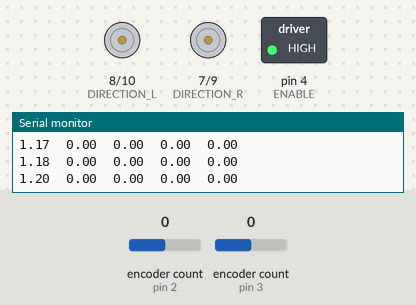
The sketch below on a simulated Arduino Uno, built with avr-gcc and run on an emulated ATmega328P. Parts: direction and speed pins drawn as motors (green arrow = direction pin HIGH = forward, orange = LOW = backward, longer = more drive), switched loads named in the sketch (green lamp = pin HIGH), the last lines printed to the serial monitor. The inputs (shaded band) are chosen by the test bench; at power-on: encoder count (sensors on pin 2, pin 3) 0.

Above: at 1.2 s.
1.3 s: encoder count (sensor on pin 2) set to 1
At 3.16 s:
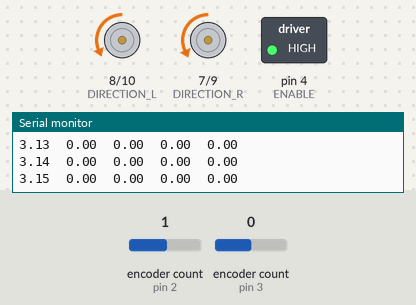
At 4.1 s:
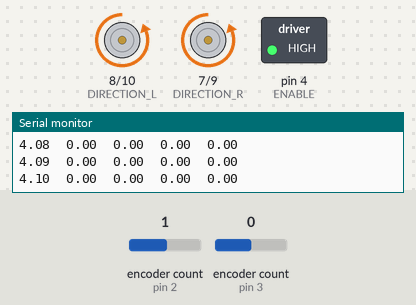
Timing chart, 0 to 5.6 s (numbered marks = the images above; inputs shaded):
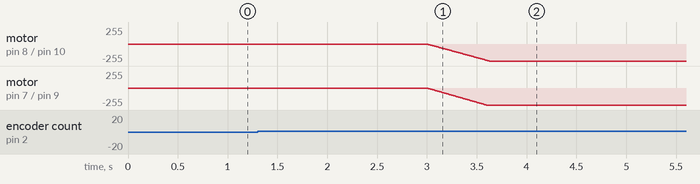

The sketch:

IdentifySpeedLR.ino
```cpp
/* IdentifySpeedLR.ino
 *
 * Purpose : This code is used to determine the transfer function for voltage to
 * robot speed for each wheel.
 *
 */

 // libraries
#include <Encoder.h>

// constants
#define SAMPLE_TIME     10    // sampling time in milliseconds
#define STEP_VOLTAGE    5     // step voltage into the motor
#define MAX_VOLTAGE     7.5   // maximum voltage of the input into the motor
#define WHEEL_RADIUS    0.075   // radius of wheel in meters
#define RAD_IN_DEG      0.01745329  // used for converting degrees to radians.
#define START_DELAY     3000  // start delay in millisconds

// pins
#define CHANNEL_RA      2     // encoder input pin for right motor channel A
#define CHANNEL_LA      3     // encoder input pin for left motor channel A
#define CHANNEL_RB      5     // encoder input pin for right motor channel B
#define CHANNEL_LB      6     // encoder input pin for left motor channel B
#define ENABLE          4     // enables right motor

#define DIRECTION_R     7     // right motor direction
#define DIRECTION_L     8     // left motor direction
#define SPEED_R         9    // PWM pin for right motor speed
#define SPEED_L         10    // PWM pin for left motor speed

double KV_L = 0.4;
double KV_R = 0.4;
double KI_L = 10;
double KI_R = 10.5;
double desSpeed_L = 0;
double desSpeed_R = 0;
double errPos_L = 0;
double errPos_R = 0;
double errSpeed_R = 0;
double errSpeed_L = 0;
double voltage_R = 0;
double voltage_L = 0;
double actSpeed_R = 0;
double actSpeed_L = 0;
double actPos_R = 0;
double actPos_L = 0;
double desPos = 0;
double errSum_R = 0;
double errSum_L = 0;

// sets encoder functions
Encoder rightEnc(CHANNEL_RA, CHANNEL_RB);
Encoder leftEnc(CHANNEL_LA, CHANNEL_LB);

void setup() {

  // serial communication initialization
  Serial.begin(115200);

  // assigns pins as either inputs or outputs
  pinMode(CHANNEL_RA, INPUT);
  pinMode(CHANNEL_LA, INPUT);
  pinMode(CHANNEL_RB, INPUT);
  pinMode(CHANNEL_LB, INPUT);
  pinMode(ENABLE, OUTPUT);
  pinMode(DIRECTION_R, OUTPUT);
  pinMode(DIRECTION_L, OUTPUT);
  pinMode(SPEED_R, OUTPUT);
  pinMode(SPEED_L, OUTPUT);

  // enables motors
  digitalWrite(ENABLE, HIGH);

  // writes direction to motor
  digitalWrite(DIRECTION_R, LOW);
  digitalWrite(DIRECTION_L, LOW);

} // end of setup

void loop() {

    // static variables
    static unsigned long currentTime = 0;
    static double newDeg_R = 0;
    static double newDeg_L = 0;
    static double oldDeg_R = 0;
    static double oldDeg_L = 0;
    static double angVel_R = 0;
    static double angVel_L = 0;


    // measures time for delay
    currentTime = millis();

    // starts motor after appropriate time delay
    if (millis() >= START_DELAY) {
      desPos = 3;
    }

    // takes sample of angular velocity
    newDeg_R = ((double)rightEnc.read() * 360) / 3200;
    newDeg_L = ((double)leftEnc.read() * 360) / 3200;

    // calculates angular velocity and straightforward velocity
    angVel_R = (1000 * (newDeg_R - oldDeg_R)) / SAMPLE_TIME;
    angVel_L = (1000 * (newDeg_L - oldDeg_L)) / SAMPLE_TIME;
    actSpeed_R = WHEEL_RADIUS * angVel_R * RAD_IN_DEG;
    actSpeed_L = -WHEEL_RADIUS * angVel_L * RAD_IN_DEG;

    actPos_R = (((double)rightEnc.read() * 6.2832) / 3200)* WHEEL_RADIUS;
    actPos_L = (-1 *(((double)leftEnc.read() * 6.2832) / 3200)* WHEEL_RADIUS);

    errPos_R = desPos - actPos_R;
    errPos_L = desPos - actPos_L;

    desSpeed_R = errPos_R* KV_R;
    desSpeed_L = errPos_L* KV_L;

    errSpeed_R = desSpeed_R - actSpeed_R;
    errSpeed_L = desSpeed_L - actSpeed_L;

    errSum_R = ((errSpeed_R * SAMPLE_TIME) / 1000) + errSum_R;
    errSum_L = ((errSpeed_L * SAMPLE_TIME) / 1000) + errSum_L;

    voltage_R = errSum_R * KI_R;
    voltage_L = errSum_L * KI_L;

    if(voltage_R > MAX_VOLTAGE)voltage_R = MAX_VOLTAGE;
    else if(voltage_R < (-1*MAX_VOLTAGE))voltage_R = (-1 *MAX_VOLTAGE);
    if(voltage_L > MAX_VOLTAGE)voltage_L = MAX_VOLTAGE;
    else if(voltage_L < (-1*MAX_VOLTAGE))voltage_L = (-1 *MAX_VOLTAGE);
    if(voltage_R < 0)digitalWrite(DIRECTION_R, HIGH);
    else digitalWrite(DIRECTION_R, LOW);
    if(voltage_L < 0)digitalWrite(DIRECTION_L, HIGH);
    else digitalWrite(DIRECTION_L, LOW);

    analogWrite(SPEED_R, abs(voltage_R*255/ MAX_VOLTAGE));
    analogWrite(SPEED_L, abs(voltage_L*255/ MAX_VOLTAGE));

    // displays samples
    Serial.print((double)currentTime / 1000); // sample time in seconds
    Serial.print("\t");
    Serial.print(actPos_R);
    Serial.print("\t");
    Serial.print(actPos_L);
    Serial.print("\t");
    Serial.print(actSpeed_R);
    Serial.print("\t");
    Serial.print(actSpeed_L);
    Serial.print("\n\r");

    // reassigns old degree variables
    oldDeg_R = newDeg_R;
    oldDeg_L = newDeg_L;

    // ensures function isn't taking too long
    if (millis() > (currentTime + SAMPLE_TIME)) Serial.println("ERROR: Under Sampling!");

    // creates delay of SAMPLE_TIME ms
    while(millis() < (currentTime + SAMPLE_TIME));

} // end of loop
```
